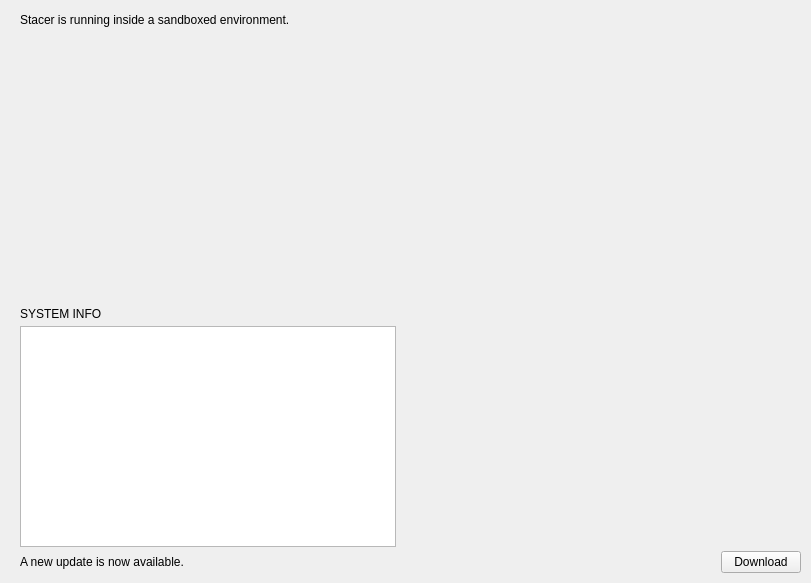
<?xml version="1.0" encoding="UTF-8"?>
<ui version="4.0">
 <class>DashboardPage</class>
 <widget class="QWidget" name="DashboardPage">
  <property name="geometry">
   <rect>
    <x>0</x>
    <y>0</y>
    <width>811</width>
    <height>583</height>
   </rect>
  </property>
  <property name="sizePolicy">
   <sizepolicy hsizetype="Expanding" vsizetype="Expanding">
    <horstretch>0</horstretch>
    <verstretch>0</verstretch>
   </sizepolicy>
  </property>
  <property name="windowTitle">
   <string>Dashboard</string>
  </property>
  <layout class="QGridLayout" name="gridLayout">
   <property name="leftMargin">
    <number>5</number>
   </property>
   <property name="topMargin">
    <number>5</number>
   </property>
   <property name="rightMargin">
    <number>5</number>
   </property>
   <property name="bottomMargin">
    <number>5</number>
   </property>
   <property name="spacing">
    <number>0</number>
   </property>
   <item row="0" column="0" colspan="2">
    <widget class="QWidget" name="widgetSandboxBar" native="true">
     <property name="sizePolicy">
      <sizepolicy hsizetype="Expanding" vsizetype="Fixed">
       <horstretch>0</horstretch>
       <verstretch>0</verstretch>
      </sizepolicy>
     </property>
     <property name="minimumSize">
      <size>
       <width>0</width>
       <height>31</height>
      </size>
     </property>
     <property name="styleSheet">
      <string notr="true"/>
     </property>
     <layout class="QHBoxLayout" name="sandboxBarLayout">
      <property name="spacing">
       <number>0</number>
      </property>
      <property name="leftMargin">
       <number>15</number>
      </property>
      <property name="topMargin">
       <number>0</number>
      </property>
      <property name="rightMargin">
       <number>5</number>
      </property>
      <property name="bottomMargin">
       <number>0</number>
      </property>
      <item alignment="Qt::AlignLeft|Qt::AlignVCenter">
       <widget class="QLabel" name="lblSandboxBarText">
        <property name="text">
         <string>Stacer is running inside a sandboxed environment.</string>
        </property>
       </widget>
      </item>
     </layout>
    </widget>
   </item>
   <item row="1" column="0" colspan="2">
    <widget class="QWidget" name="circleBars" native="true">
     <property name="sizePolicy">
      <sizepolicy hsizetype="Expanding" vsizetype="Expanding">
       <horstretch>0</horstretch>
       <verstretch>0</verstretch>
      </sizepolicy>
     </property>
     <property name="minimumSize">
      <size>
       <width>0</width>
       <height>200</height>
      </size>
     </property>
     <layout class="QHBoxLayout" name="circleBarsLayout">
      <property name="spacing">
       <number>20</number>
      </property>
      <property name="leftMargin">
       <number>10</number>
      </property>
      <property name="topMargin">
       <number>5</number>
      </property>
      <property name="rightMargin">
       <number>10</number>
      </property>
      <property name="bottomMargin">
       <number>5</number>
      </property>
     </layout>
    </widget>
   </item>
   <item row="2" column="1">
    <widget class="QWidget" name="lineBars" native="true">
     <property name="sizePolicy">
      <sizepolicy hsizetype="Expanding" vsizetype="Expanding">
       <horstretch>0</horstretch>
       <verstretch>0</verstretch>
      </sizepolicy>
     </property>
     <property name="minimumSize">
      <size>
       <width>150</width>
       <height>0</height>
      </size>
     </property>
     <layout class="QVBoxLayout" name="lineBarsLayout">
      <property name="spacing">
       <number>20</number>
      </property>
      <property name="leftMargin">
       <number>10</number>
      </property>
      <property name="topMargin">
       <number>10</number>
      </property>
      <property name="rightMargin">
       <number>10</number>
      </property>
      <property name="bottomMargin">
       <number>10</number>
      </property>
     </layout>
    </widget>
   </item>
   <item row="2" column="0">
    <widget class="QWidget" name="systemInfo" native="true">
     <property name="sizePolicy">
      <sizepolicy hsizetype="Expanding" vsizetype="Expanding">
       <horstretch>0</horstretch>
       <verstretch>0</verstretch>
      </sizepolicy>
     </property>
     <property name="minimumSize">
      <size>
       <width>200</width>
       <height>0</height>
      </size>
     </property>
     <property name="focusPolicy">
      <enum>Qt::WheelFocus</enum>
     </property>
     <layout class="QVBoxLayout" name="verticalLayout">
      <property name="spacing">
       <number>5</number>
      </property>
      <property name="leftMargin">
       <number>15</number>
      </property>
      <property name="topMargin">
       <number>0</number>
      </property>
      <property name="rightMargin">
       <number>10</number>
      </property>
      <property name="bottomMargin">
       <number>0</number>
      </property>
      <item>
       <spacer name="verticalSpacer_2">
        <property name="orientation">
         <enum>Qt::Vertical</enum>
        </property>
        <property name="sizeType">
         <enum>QSizePolicy::Fixed</enum>
        </property>
        <property name="sizeHint" stdset="0">
         <size>
          <width>20</width>
          <height>15</height>
         </size>
        </property>
       </spacer>
      </item>
      <item>
       <widget class="QLabel" name="lblSystemInfoTitle">
        <property name="text">
         <string>SYSTEM INFO</string>
        </property>
       </widget>
      </item>
      <item>
       <widget class="QListView" name="listViewSystemInfo">
        <property name="focusPolicy">
         <enum>Qt::NoFocus</enum>
        </property>
        <property name="verticalScrollBarPolicy">
         <enum>Qt::ScrollBarAlwaysOff</enum>
        </property>
        <property name="horizontalScrollBarPolicy">
         <enum>Qt::ScrollBarAlwaysOff</enum>
        </property>
        <property name="autoScroll">
         <bool>false</bool>
        </property>
        <property name="editTriggers">
         <set>QAbstractItemView::NoEditTriggers</set>
        </property>
        <property name="selectionMode">
         <enum>QAbstractItemView::NoSelection</enum>
        </property>
        <property name="selectionBehavior">
         <enum>QAbstractItemView::SelectRows</enum>
        </property>
        <property name="spacing">
         <number>5</number>
        </property>
        <property name="wordWrap">
         <bool>true</bool>
        </property>
       </widget>
      </item>
     </layout>
    </widget>
   </item>
   <item row="3" column="0" colspan="2">
    <widget class="QWidget" name="widgetUpdateBar" native="true">
     <property name="sizePolicy">
      <sizepolicy hsizetype="Expanding" vsizetype="Fixed">
       <horstretch>0</horstretch>
       <verstretch>0</verstretch>
      </sizepolicy>
     </property>
     <property name="minimumSize">
      <size>
       <width>0</width>
       <height>31</height>
      </size>
     </property>
     <property name="styleSheet">
      <string notr="true"/>
     </property>
     <layout class="QHBoxLayout" name="updateBarLayout">
      <property name="spacing">
       <number>0</number>
      </property>
      <property name="leftMargin">
       <number>15</number>
      </property>
      <property name="topMargin">
       <number>0</number>
      </property>
      <property name="rightMargin">
       <number>5</number>
      </property>
      <property name="bottomMargin">
       <number>0</number>
      </property>
      <item alignment="Qt::AlignLeft|Qt::AlignVCenter">
       <widget class="QLabel" name="lblUpdateBarText">
        <property name="text">
         <string>A new update is now available.</string>
        </property>
       </widget>
      </item>
      <item alignment="Qt::AlignRight|Qt::AlignVCenter">
       <widget class="QPushButton" name="btnDownloadUpdate">
        <property name="cursor">
         <cursorShape>PointingHandCursor</cursorShape>
        </property>
        <property name="focusPolicy">
         <enum>Qt::NoFocus</enum>
        </property>
        <property name="accessibleName">
         <string notr="true">primary</string>
        </property>
        <property name="text">
         <string>Download</string>
        </property>
       </widget>
      </item>
     </layout>
    </widget>
   </item>
  </layout>
 </widget>
 <resources/>
 <connections/>
</ui>
